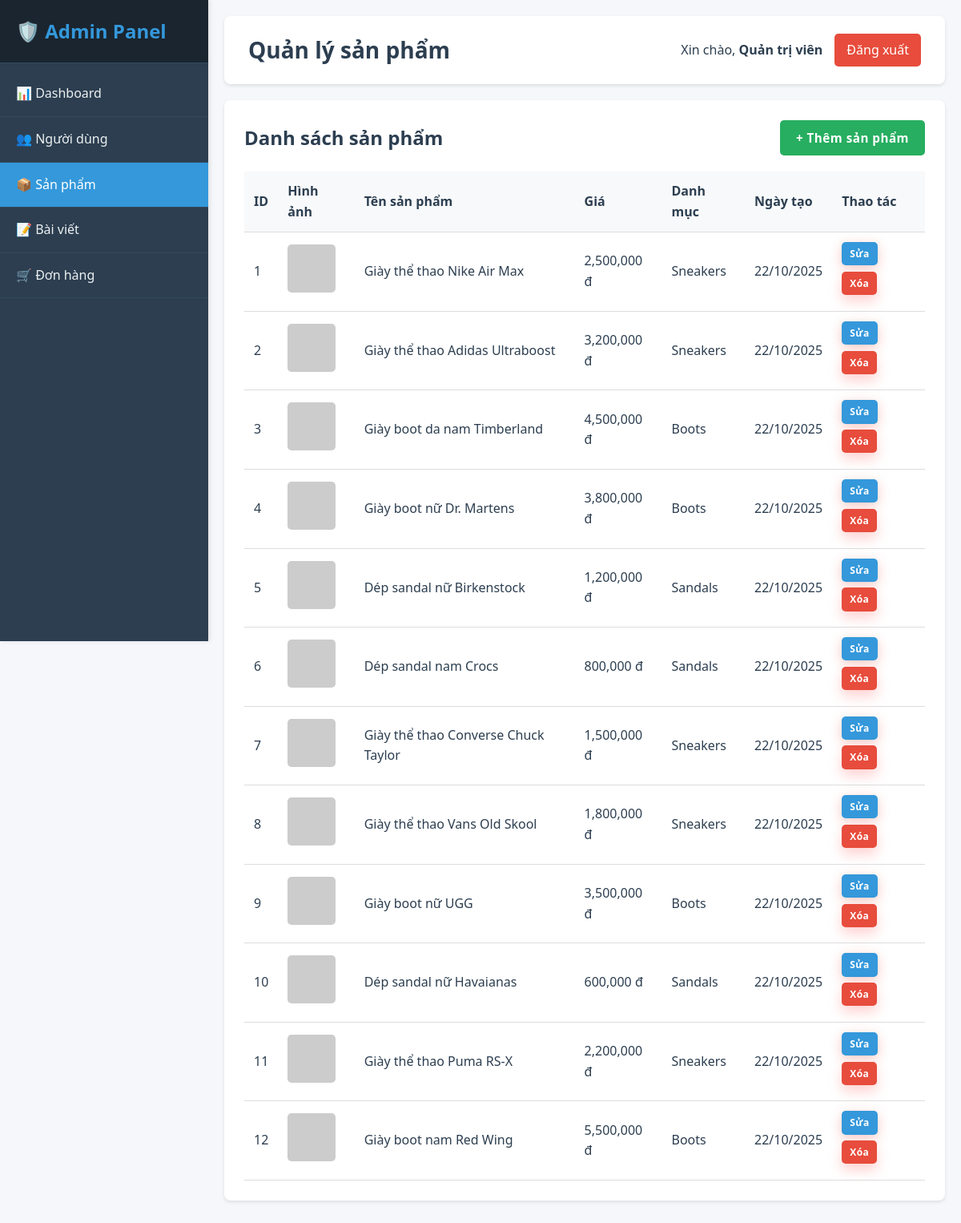
The app's page /index.php?action=admin&page=products&sub=list (signed in) with its own data.
### tables this page shows
CREATE TABLE IF NOT EXISTS products (
    id INT AUTO_INCREMENT PRIMARY KEY,
    name VARCHAR(255) NOT NULL,
    description TEXT,
    price DECIMAL(10,2) NOT NULL,
    image VARCHAR(500),
    category VARCHAR(100) NOT NULL,
    created_at TIMESTAMP DEFAULT CURRENT_TIMESTAMP
);

### config/database.php (called while the page is built, shortened)
<?php
class Database {
    private $host = 'localhost';
    private $db_name = 'shoe_store';
    private $username = 'root';
    private $password = '';
    public function getConnection() {
        $this->conn = null;
        try {
            $this->conn = new PDO("mysql:host=" . $this->host . ";dbname=" . $this->db_name,
                                $this->username, $this->password);
            $this->conn->setAttribute(PDO::ATTR_ERRMODE, PDO::ERRMODE_EXCEPTION);
            $this->conn->exec("set names utf8");
        } catch(PDOException $exception) {
            echo "Connection error: " . $exception->getMessage();
        }
        return $this->conn;
    }
}
?>

### models/Product.php (called while the page is built, shortened)
<?php
class Product {
    private $conn;
    private $table_name = "products";
    public function __construct($db) {
        $this->conn = $db;
    }
    public function getAllProducts() {
        $query = "SELECT * FROM " . $this->table_name . " ORDER BY created_at DESC";
        $stmt = $this->conn->prepare($query);
        $stmt->execute();
        return $stmt;
    }
}
?>

### views/admin/products/list.php (the view)
<div class="content-box">
    <div style="display: flex; justify-content: space-between; align-items: center; margin-bottom: 20px;">
        <h2 style="color: #2c3e50;">Danh sách sản phẩm</h2>
        <a href="index.php?action=admin&page=products&sub=add" class="btn btn-success">+ Thêm sản phẩm</a>
    </div>
    <table class="table">
        <thead>
            <tr>
                <th>ID</th>
                <th>Hình ảnh</th>
                <th>Tên sản phẩm</th>
                <th>Giá</th>
                <th>Danh mục</th>
                <th>Ngày tạo</th>
                <th>Thao tác</th>
            </tr>
        </thead>
        <tbody>
            <?php if (count($products) > 0): ?>
                <?php foreach ($products as $product): ?>
                    <tr>
                        <td><?php echo $product['id']; ?></td>
                        <td><img src="<?php echo htmlspecialchars($product['image']); ?>" alt="" style="width: 60px; height: 60px; object-fit: cover; border-radius: 5px;"></td>
                        <td><?php echo htmlspecialchars($product['name']); ?></td>
                        <td><?php echo number_format($product['price']); ?> đ</td>
                        <td><?php echo htmlspecialchars($product['category']); ?></td>
                        <td><?php echo date('d/m/Y', strtotime($product['created_at'])); ?></td>
                        <td>
                            <a href="index.php?action=admin&page=products&sub=edit&id=<?php echo $product['id']; ?>" class="btn btn-primary" style="padding: 5px 10px; font-size: 12px; margin-right: 5px;">Sửa</a>
                            <a href="index.php?action=admin&page=products&sub=delete&id=<?php echo $product['id']; ?>" class="btn btn-danger" style="padding: 5px 10px; font-size: 12px;" onclick="return confirm('Bạn có chắc chắn muốn xóa sản phẩm này?');">Xóa</a>
                        </td>
                    </tr>
                <?php endforeach; ?>
            <?php else: ?>
                <tr>
                    <td colspan="7" style="text-align: center; color: #999;">Chưa có sản phẩm nào</td>
                </tr>
            <?php endif; ?>
        </tbody>
    </table>
</div>

### assets/css/style.css (style rules this page uses)
* { margin: 0; padding: 0; box-sizing: border-box; }
body { font-family: 'Segoe UI', Tahoma, Geneva, Verdana, sans-serif; line-height: 1.6; color: #2c3e50; background-color: #fafbfc; font-size: 16px; }
.btn { display: inline-block; padding: 0.875rem 2rem; text-decoration: none; border-radius: 8px; font-weight: 600; font-size: 0.95rem; transition: all 0.3s ease; border: none; cursor: pointer; position: relative; overflow: hidden; text-align: center; letter-spacing: 0.5px; }
.btn::before { content: ''; position: absolute; top: 0; left: -100%; width: 100%; height: 100%; background: linear-gradient(90deg, transparent, rgba(255,255,255,0.2), transparent); transition: left 0.5s; }
.btn-primary { background: linear-gradient(135deg, #e74c3c 0%, #c0392b 100%); color: white; box-shadow: 0 4px 15px rgba(231, 76, 60, 0.3); }
.btn-danger { background: linear-gradient(135deg, #ff6b6b 0%, #ee5a24 100%); color: white; border: none; padding: 1rem 2rem; border-radius: 25px; font-weight: 700; transition: all 0.4s cubic-bezier(0.175, 0.885, 0.32, 1.275); display: inline-flex; align-items: center; gap: 0.75rem; cursor: pointer; font-size: 0.95rem; text-decoration: none; box-shadow: 0 8px 16px rgba(255, 107, 107, 0.3); position: relative; overflow: hidden; }
.btn-danger::before { content: ''; position: absolute; top: 0; left: -100%; width: 100%; height: 100%; background: linear-gradient(90deg, transparent, rgba(255,255,255,0.2), transparent); transition: left 0.5s; }
html { scroll-behavior: smooth; }

### views/admin/layout/header.php (style rules this page uses)
* { margin: 0; padding: 0; box-sizing: border-box; }
body { font-family: 'Segoe UI', Tahoma, Geneva, Verdana, sans-serif; background: #f5f7fa; }
.content-box { background: white; padding: 25px; border-radius: 8px; box-shadow: 0 2px 4px rgba(0,0,0,0.1); margin-bottom: 20px; }
.btn { padding: 10px 20px; border: none; border-radius: 5px; cursor: pointer; text-decoration: none; display: inline-block; transition: all 0.3s; }
.btn-primary { background: #3498db; color: white; }
.btn-success { background: #27ae60; color: white; }
.btn-danger { background: #e74c3c; color: white; }
.table { width: 100%; border-collapse: collapse; margin-top: 20px; }
.table th, .table td { padding: 12px; text-align: left; border-bottom: 1px solid #ddd; }
.table th { background: #f8f9fa; font-weight: 600; color: #2c3e50; }

### records on screen
products: id "1", name "Giày thể thao Nike Air Max", price "2,500,000", category "Sneakers", created_at "22/10/2025"
products: id "2", name "Giày thể thao Adidas Ultraboost", price "3,200,000", category "Sneakers", created_at "22/10/2025"
products: id "3", name "Giày boot da nam Timberland", price "4,500,000", category "Boots", created_at "22/10/2025"
products: id "4", name "Giày boot nữ Dr. Martens", price "3,800,000", category "Boots", created_at "22/10/2025"
products: id "5", name "Dép sandal nữ Birkenstock", price "1,200,000", category "Sandals", created_at "22/10/2025"
products: id "6", name "Dép sandal nam Crocs", price "800,000", category "Sandals", created_at "22/10/2025"
products: id "7", name "Giày thể thao Converse Chuck Taylor", price "1,500,000", category "Sneakers", created_at "22/10/2025"
products: id "8", name "Giày thể thao Vans Old Skool", price "1,800,000", category "Sneakers", created_at "22/10/2025"
products: id "9", name "Giày boot nữ UGG", price "3,500,000", category "Boots", created_at "22/10/2025"
products: id "10", name "Dép sandal nữ Havaianas", price "600,000", category "Sandals", created_at "22/10/2025"
products: id "11", name "Giày thể thao Puma RS-X", price "2,200,000", category "Sneakers", created_at "22/10/2025"
products: id "12", name "Giày boot nam Red Wing", price "5,500,000", category "Boots", created_at "22/10/2025"

### other values on screen
$page_title "Quản lý sản phẩm"
$_SESSION['user_full_name'] "Quản trị viên"
